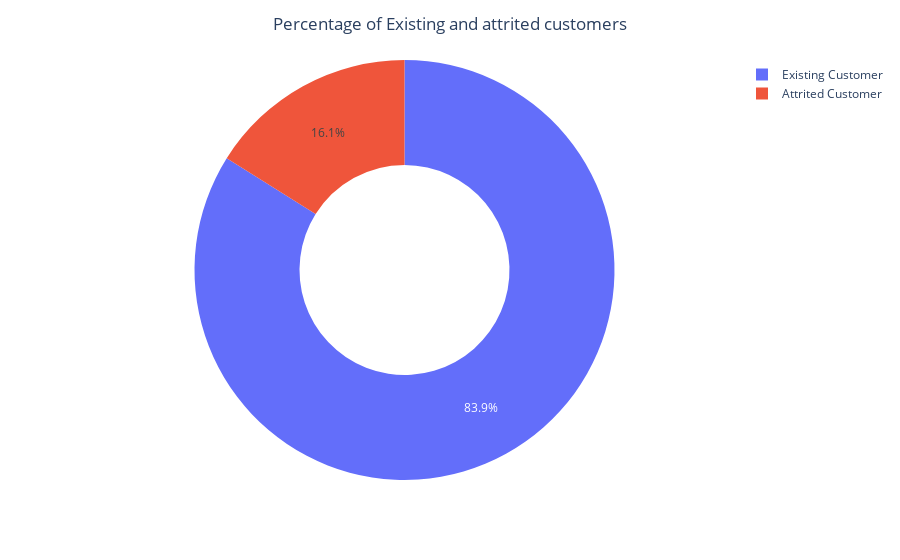

The notebook cell this image was saved under:
### Code cell
plt.figure(figsize=(10, 10))
sns.heatmap(data_corr.corr(), annot=True, cmap='plasma')
fig.show()

### Figure 1 — Plotly figure (JSON) as saved in the notebook; plotly's stock layout.template omitted (floating-point values rounded to 4 significant figures; data arrays with more than 128 entries replaced by an {"elided": "..."} marker saying what was removed)
{"data": [{"domain": {"x": [0, 1], "y": [0, 1]}, "hole": 0.5, "hovertemplate": "Attrition_Flag=%{label}<extra></extra>", "labels": {"elided": "10127 str values"}, "legendgroup": "", "name": "", "showlegend": true, "type": "pie"}], "layout": {"legend": {"tracegroupgap": 0}, "margin": {"t": 60}, "title": {"text": "Percentage of Existing and attrited customers", "x": 0.5}}}
